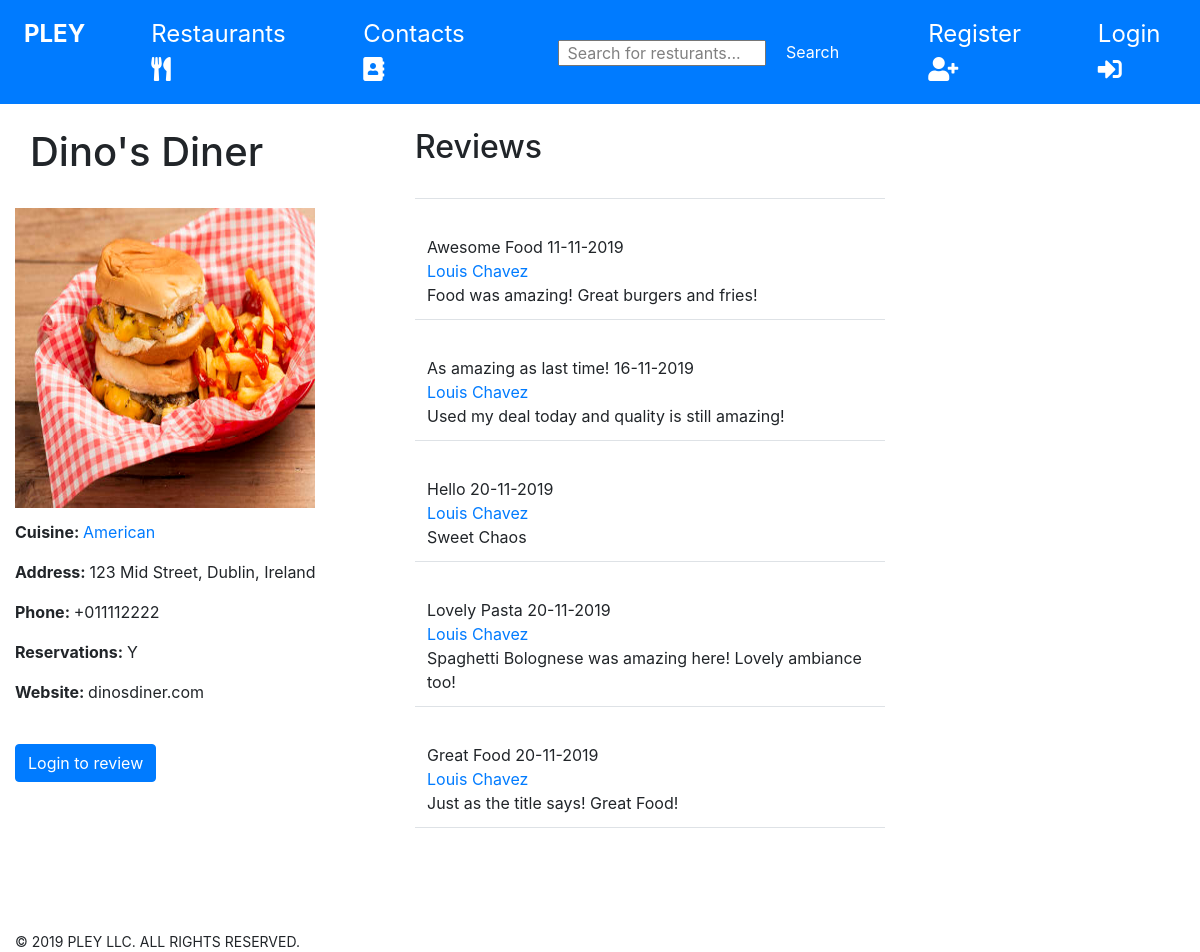
/view_restaurant.php?resid=RS001, run on the app's committed database.
### tables this page shows
CREATE TABLE `restaurant` (
  `restaurant_id` varchar(6) NOT NULL,
  `res_name` varchar(25) NOT NULL,
  `phone` varchar(13) NOT NULL,
  `address` varchar(60) NOT NULL,
  `city` varchar(25) NOT NULL,
  `country` varchar(25) NOT NULL,
  `cuisine` varchar(20) NOT NULL,
  `reservation` char(1) NOT NULL DEFAULT 'N',
  `website` varchar(30) DEFAULT NULL,
  `res_image` varchar(30) NOT NULL
);

CREATE TABLE `reviews` (
  `review_id` int(11) NOT NULL,
  `username` varchar(13) NOT NULL,
  `restaurant_id` varchar(6) NOT NULL,
  `title` varchar(50) NOT NULL,
  `description` varchar(280) NOT NULL,
  `rev_date` date NOT NULL
);

CREATE TABLE `users` (
  `username` varchar(13) NOT NULL,
  `password` varchar(13) NOT NULL,
  `name` varchar(25) NOT NULL,
  `date_joined` date NOT NULL,
  `city` varchar(30) NOT NULL,
  `country` varchar(30) NOT NULL,
  `email` varchar(30) NOT NULL,
  `security_q` varchar(140) NOT NULL,
  `security_ans` varchar(140) NOT NULL,
  `user_pic` varchar(30) DEFAULT NULL
);

### data_clean.php (called while the page is built)
<?php
function clean_data($entered)
{
    $entered = trim($entered);
    $entered = stripslashes($entered);
    $entered = htmlspecialchars($entered);
    return $entered;
}
?>

### view_restaurant.php (the view, shortened to what this page needs)
<!DOCTYPE html>
<html lang="en">
<head>
    <?php
            require_once "data_clean.php";
    ?>
	<link rel="stylesheet" href="https://maxcdn.bootstrapcdn.com/bootstrap/4.3.1/css/bootstrap.min.css">
	<link rel="stylesheet" href="https://use.fontawesome.com/releases/v5.7.0/css/all.css">
    <link rel="stylesheet" href="restaurant.css">
</head>
<body>
<nav class="navbar navbar-expand-sm bg-primary navbar-dark">
    <ul class="navbar-nav mr-auto">
        <li class="nav-item title active">
            <a class="nav-link" href="home.php">PLEY</a>
        </li>
        <li class="nav-item tab">
            <a class="nav-link nav-tab-color" href="cat_restaurants.php">Restaurants
			<i class="fas fa-utensils nav-color"></i>
			</a>
        </li>
        <li class="nav-item tab">
            <a class="nav-link nav-tab-color" href="contacts.php">Contacts
			<i class="fas fa-address-book nav-color"></i>
			</a>
        </li>
    </ul>
    <ul class="navbar-nav mr-auto">
                <li class="nav-item tab">
                    <form id='search-main' name='search-main' action='search_restaurant.php' method='GET'>
                    <input type='text' class='navSearch' id='res_sw' name='res_sw' placeholder='Search for resturants...'>
                    <input type="submit" class="btn btn-primary searchButton" name="search_res" value="Search">
                    </form>
                </li>
            </ul>
    <ul class="navbar-nav">
        <li class="nav-item tab">
            <a class="nav-color" href="my_profile.php" id="profile-register">Your Profile</a>
			<i class="fas fa-user-alt nav-color" id="profile-register-icon"></i>
        </li>
        <li class="nav-item tab">
			<a class="nav-color" href="logout.php" id="log">Logout</a>
			<i class="fas fa-sign-in-alt nav-color"></i>
        </li>
    </ul>
</nav>
<div class="container-fluid">
    <div class="row" id="profile">
        <div class="col-sm-4">
            <article>
            <?php
                require_once "db.php";
                require_once "data_clean.php";
                $id = clean_data($_GET['resid']);
                $id = mysqli_real_escape_string($conn, $id);
                $sql = "select * from restaurant where restaurant_id = '$id'";
                $query = mysqli_query($conn, $sql);
                if($query == TRUE)
                {
                    $row = mysqli_fetch_assoc($query);
                    if($row > 0)
                    {
                        echo "<br><h1>" . $row['res_name'] ."</h1>";
                        echo "<br>";
                        echo "<img src='./img/" . $row['res_image'] . "' class='profilePicture'>";
                        echo "<br><br><br><br><br><br><br><br><br><br><br><br><br>";
                        echo "<p><span style='font-weight: bold'>Cuisine: </span><a href='#'>" . $row['cuisine'] . "</p></a>";
                        echo "<p><span style='font-weight: bold'>Address: </span>" . $row['address'] .
                        ", " . $row['city'] . ", " . $row['country'] . "</p>";
                        echo "<p><span style='font-weight: bold'>Phone: </span>" . $row['phone'] . "</p>";
                        echo "<p><span style='font-weight: bold'>Reservations: </span>" . $row['reservation'] . "</p>";
                        if($row['website'] != null)
                        {
                            echo "<p><span style='font-weight: bold'>Website: </span>" . $row['website'] . "</p>";
                        }
                        if (isset($_SESSION['username']))
                        {
                            $username = $_SESSION['username'];
                            echo "<a type='button' class='btn btn-primary' href='http://localhost/WebDev2/write_review.php?resid=$id'>Write a review</a><br>";
                            $sql = "select * from favourites where (favourites.username = '$username' and favourites.restaurant_id = '$id')";
                            $query = mysqli_query($conn, $sql);
                            if($query == TRUE)
                            {
                                $num = mysqli_num_rows($query);
                                if($num == 0)
                                {
                                    echo "<br><input id='fav-button' class='btn btn-primary' type='button' value='Add to Favourites'></input>";
                                }
                                else
                                {
                                    echo "<br><input id='fav-button' class='btn btn-primary' type='button' value='Remove from Favourites'></input>";
                                }
                                echo
                                "<script type='text/javascript'>
                                    $(document).ready(function()
                                    {
                                        //Remove from favourites
                                        $('#fav-button').click(function(e)
                                        {
                                            var fav_val = $('#fav-button').val();
                                            console.log(fav_val);
                                            if(fav_val === 'Add to Favourites')
                                            {
                                                $.ajax
                                                ({
                                                    type: 'POST',
                                                    url: 'add_to_fav.php',
                                                    data: { resid: '" . $id . "' },
                                                    success: function(ret)
                                                    {
                                                        if(ret === 'success')
                                                        {
                                                            alert('Restaurant added your favourites');
                                                            $('#fav-button').prop('value', 'Remove from Favourites');
                                                        }
                                                        else
                                                        {
                                                            alert('Error: Could not add to your favourites '+ret);
                                                        }
                                                    },
                                                    error: function(xhr, textStatus, errorThrown)
                                                    {
                                                        alert('An error as occured: '+textStatus+': '+errorThrown);
                                                    }
                                                });
                                            }
                                            if(fav_val === 'Remove from Favourites')
                                            {
                                                $.ajax
                                                ({
                                                    type: 'POST',
                                                    url: 'remove_from_fav.php',
                                                    data: { resid: '" . $id . "' },
                                                    success: function(ret)
                                                    {
                                                        if(ret === 'success')
                                                        {
                                                            alert('Restaurant removed from your favourites');
                                                            $('#fav-button').prop('value', 'Add to Favourites');
                                                        }
                                                        else
                                                        {
                                                            alert('Error: Could not remove to your favourites: '+ret);
                                                        }
                                                    },
                                                    error: function(xhr, textStatus, errorThrown)
                                                    {
                                                        alert('An error as occured: '+textStatus+': '+errorThrown);
                                                    }
                                                });
                                            }
                                        });
                                    });
                                </script>";
                            }
                        }
                        else
                        {
                            $CurPageURL = $_SERVER['HTTP_HOST'] . $_SERVER['REQUEST_URI'];
                            $send_url = 'http://' . $CurPageURL;
                            echo "<br><a href='http://localhost/WebDev2/set_redirect.php?func=log_to_rev&surl=$send_url'>
                            <button type='button' class='btn btn-primary'>Login to review</button></a>";
                        }
                        echo "<br>";
                    }
                    else
                    {
                        header("Location: http://localhost/WebDev2/home.php");
                    }
                }
            ?>
            </article>
        </div>
        <div class="col-sm-5">
        <article><br>
                <h2>Reviews</h2><br>
                <?php
                    $sql = "select username, name, title, description, rev_date FROM reviews
                    join users USING(username)
                    where (reviews.restaurant_id = '$id') LIMIT 10";
                    $query = mysqli_query($conn, $sql);
                    $num = mysqli_num_rows($query);
                    if($num > 0)
                    {
                        echo "<table id='review_table' class='table'>";
                        while($row = mysqli_fetch_assoc($query))
                        {
                            $review_date = date("d-m-Y", strtotime($row['rev_date']));
                            echo "<tr><td><br>" . $row['title'] . " " . $review_date . "<br>";
                            echo "<a href='http://localhost/WebDev2/view_uprofile.php?usrid=" . $row['username'] . "'>" . $row['name'] . "</a><br>";
                            echo  $row['description'] . "<br>";
                            echo "</td></tr>";
                        }
                        echo "<tr><td></td></tr>";
                        echo "</table>";
                    }
                ?>
            </article>
        </div>
        <div class="col-sm-3"></div>
    </div>
</div>
</body>
<footer>
    <br><br><br>
    <bold>© 2019 PLEY LLC. ALL RIGHTS RESERVED.</bold>
</footer>
</html>

### restaurant.css (style rules this page uses)
li.tab { padding-left: 50px; font-size: 24px; }
li.title { font-size: 24px; font-weight: bold; }
form { padding-left: 20px; }
.tab { float: right; }
.nav-color { color: white !important; }
.nav-tab-color { color: white !important; }
h1 { padding-left: 15px; }
footer { padding-left: 15px; font-size: 14px; }
article { height: 100%; }
input.navSearch { width: 65%; height: 5%; }
input.navSearch::placeholder { color: grey; text-align: left; font-size: 16px; padding-left: 5px; }
input.navSearch[type="text"] { font-size: 16px; }
.profilePicture { height: 300px; width: 300px; float: left; }

### data on the page
restaurant: res_name "Dino's Diner", res_image (picture), cuisine "American", address "123 Mid Street", city "Dublin", country "Ireland", phone "+011112222", reservation "Y", website "dinosdiner.com"
reviews: title "Awesome Food", rev_date "11-11-2019", username.name "Louis Chavez", description "Food was amazing! Great burgers and fries!"
reviews: title "As amazing as last time!", rev_date "16-11-2019", username.name "Louis Chavez", description "Used my deal today and quality is still amazing!"
reviews: title "Hello", rev_date "20-11-2019", username.name "Louis Chavez", description "Sweet Chaos"
reviews: title "Lovely Pasta", rev_date "20-11-2019", username.name "Louis Chavez", description "Spaghetti Bolognese was amazing here! Lovely ambiance too!"
reviews: title "Great Food", rev_date "20-11-2019", username.name "Louis Chavez", description "Just as the title says! Great Food!"
